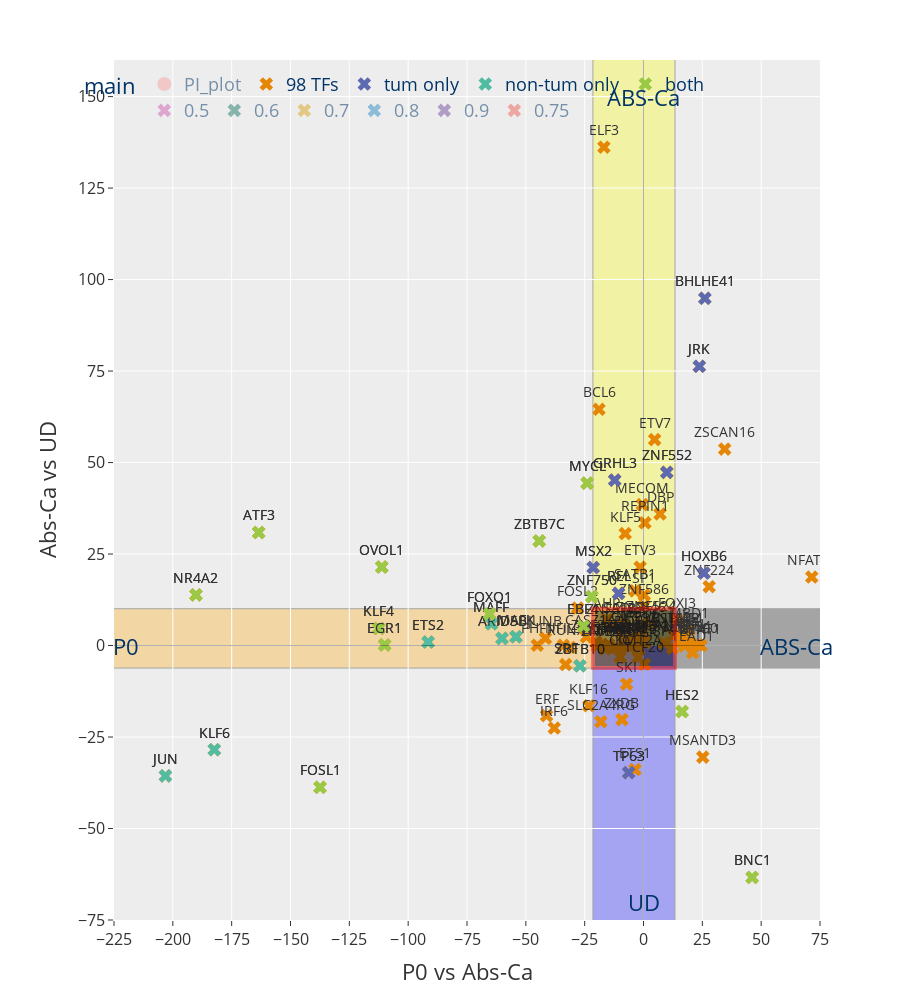

Here is the notebook cell this chart was saved with:
### Code cell
# Example usage:
plot_dea_results(f_absCa_p0, f_absCa_ud, dea_path, sel_tfs, used_markers)

### Figure 1 — Plotly figure (JSON) as saved in the notebook; plotly's stock layout.template omitted (floating-point values rounded to 4 significant figures; data arrays with more than 128 entries replaced by an {"elided": "..."} marker saying what was removed)
{"data": [{"customdata": {"elided": "27270x3 str values"}, "hovertemplate": "main=PI_plot<br>x=%{x}<br>y=%{y}<br>genes=%{customdata[0]}<br>comp_1=%{customdata[1]}<br>comp_2=%{customdata[2]}<extra></extra>", "legendgroup": "PI_plot", "marker": {"color": "#F8766D", "opacity": 0.6, "size": 14, "symbol": "circle"}, "mode": "markers", "name": "PI_plot", "showlegend": true, "type": "scattergl", "visible": "legendonly", "x": {"elided": "27270 float values"}, "xaxis": "x", "y": {"elided": "27270 float values"}, "yaxis": "y"}, {"marker": {"color": ["rgb(229, 134, 6)", "rgb(229, 134, 6)", "rgb(229, 134, 6)", "rgb(229, 134, 6)", "rgb(229, 134, 6)", "rgb(229, 134, 6)", "rgb(229, 134, 6)", "rgb(229, 134, 6)", "rgb(229, 134, 6)", "rgb(229, 134, 6)", "rgb(229, 134, 6)", "rgb(229, 134, 6)", "rgb(229, 134, 6)", "rgb(229, 134, 6)", "rgb(229, 134, 6)", "rgb(229, 134, 6)", "rgb(229, 134, 6)", "rgb(229, 134, 6)", "rgb(229, 134, 6)", "rgb(229, 134, 6)", "rgb(229, 134, 6)", "rgb(229, 134, 6)", "rgb(229, 134, 6)", "rgb(229, 134, 6)", "rgb(229, 134, 6)", "rgb(229, 134, 6)", "rgb(229, 134, 6)", "rgb(229, 134, 6)", "rgb(229, 134, 6)", "rgb(229, 134, 6)", "rgb(229, 134, 6)", "rgb(229, 134, 6)", "rgb(229, 134, 6)", "rgb(229, 134, 6)", "rgb(229, 134, 6)", "rgb(229, 134, 6)", "rgb(229, 134, 6)", "rgb(229, 134, 6)", "rgb(229, 134, 6)", "rgb(229, 134, 6)", "rgb(229, 134, 6)", "rgb(229, 134, 6)", "rgb(229, 134, 6)", "rgb(229, 134, 6)", "rgb(229, 134, 6)", "rgb(229, 134, 6)", "rgb(229, 134, 6)", "rgb(229, 134, 6)", "rgb(229, 134, 6)", "rgb(229, 134, 6)", "rgb(229, 134, 6)", "rgb(229, 134, 6)", "rgb(229, 134, 6)", "rgb(229, 134, 6)", "rgb(229, 134, 6)", "rgb(229, 134, 6)", "rgb(229, 134, 6)", "rgb(229, 134, 6)", "rgb(229, 134, 6)", "rgb(229, 134, 6)", "rgb(229, 134, 6)", "rgb(229, 134, 6)", "rgb(229, 134, 6)", "rgb(229, 134, 6)", "rgb(229, 134, 6)", "rgb(229, 134, 6)", "rgb(229, 134, 6)", "rgb(229, 134, 6)", "rgb(229, 134, 6)", "rgb(229, 134, 6)", "rgb(229, 134, 6)", "rgb(229, 134, 6)", "rgb(229, 134, 6)", "rgb(229, 134, 6)", "rgb(229, 134, 6)", "rgb(229, 134, 6)", "rgb(229, 134, 6)", "rgb(229, 134, 6)", "rgb(229, 134, 6)", "rgb(229, 134, 6)", "rgb(229, 134, 6)", "rgb(229, 134, 6)", "rgb(229, 134, 6)", "rgb(229, 134, 6)", "rgb(229, 134, 6)", "rgb(229, 134, 6)", "rgb(229, 134, 6)", "rgb(229, 134, 6)", "rgb(229, 134, 6)", "rgb(229, 134, 6)", "rgb(229, 134, 6)", "rgb(229, 134, 6)", "rgb(229, 134, 6)", "rgb(229, 134, 6)", "rgb(229, 134, 6)", "rgb(229, 134, 6)", "rgb(229, 134, 6)", "rgb(229, 134, 6)"], "opacity": 1, "size": 12, "symbol": "x"}, "mode": "markers+text", "name": "98 TFs", "opacity": 1, "showlegend": true, "text": ["BCL6", "ELF3", "BNC1", "JRK", "BHLHE41", "ZSCAN16", "ETS1", "MSANTD3", "MYCL", "REPIN1", "MECOM", "KLF5", "ETV7", "FOSL1", "GRHL3", "KLF6", "ERF", "ZNF552", "KLF16", "JUN", "TP63", "IRF6", "ZXDB", "ZBTB7C", "DBP", "NR4A2", "ZNF224", "MSX2", "ETV3", "SP1", "SLC2A4RG", "SKI", "ATF3", "SATB1", "OVOL1", "REL", "NFATC4", "SRF", "FOSL2", "TCF20", "ZNF586", "HOXB6", "HES2", "ZBTB10", "FOXJ3", "KMT2A", "ZNF750", "CIC", "ZNF513", "FOXQ1", "ZNF524", "SAFB2", "MBD1", "ZNF211", "TEAD1", "AHR", "ZNF335", "ZNF609", "ANKZF1", "LCOR", "ZNF846", "TMF1", "MAFF", "ELK4", "POGK", "KLF4", "EBF4", "ZBTB4", "ATMIN", "TGIF1", "MBD6", "DOT1L", "HIVEP1", "SPEN", "ELF4", "MAFG", "ARID5B", "STAT2", "MAFK", "CASZ1", "ZNF276", "JUNB", "FBXL19", "RUNX1", "ETS2", "SP110", "ZBTB21", "IRF9", "PLSCR1", "IRF7", "HIVEP2", "TRERF1", "NFAT5", "SP100", "PHF1", "EGR1", "NFIL3", "STAT1"], "textposition": "top center", "type": "scatter", "x": [-18.9, -16.82, 46.17, 23.72, 26.07, 34.49, -3.61, 25.19, -23.94, 0.6057, -0.4826, -7.767, 4.728, -137.4, -12.23, -182.4, -41.19, 9.903, -23.22, -203.1, -6.31, -37.91, -9.147, -44.32, 7.042, -190.2, 27.89, -21.37, -1.436, 0.3167, -18.14, -7.16, -163.5, -3.572, -111.2, -10.6, 71.5, -33.08, -27.97, 0.3803, 0.2564, 25.71, 16.4, -27.01, 14.25, -2.294, -21.93, -9.913, -13.67, -65.44, 3.134, -8.489, 19.37, -4.287, 20.89, -15.5, -16.08, 12.85, 15.34, -0.502, -0.8812, 17.98, -64.6, -6.171, -1.966, -112.4, -25.52, 19.69, 17.5, -9.181, -1.431, -3.311, -16.52, -7.97, -19.58, -11.6, -60.12, 15.63, -54.19, -24.26, -20.15, -41.66, 8.756, -31.2, -91.53, 12.34, -14.84, 16.75, 0.5389, 0.4344, -7.357, -7.78, -3.046, 23.07, -45.13, -110.0, -34.04, 24.43], "y": [64.54, 136.2, -63.38, 76.29, 94.88, 53.68, -33.89, -30.5, 44.38, 33.53, 38.51, 30.59, 56.27, -38.73, 45.2, -28.47, -19.16, 47.31, -16.46, -35.62, -34.74, -22.56, -20.24, 28.58, 35.95, 13.85, 16.07, 21.3, 21.4, 13.81, -20.82, -10.56, 30.89, 14.93, 21.46, 14.25, 18.71, -5.204, 10.25, -5.11, 10.89, 19.81, -18.05, -5.546, 7.035, -3.199, 13.37, -3.102, 5.234, 8.64, 6.077, 5.689, 4.307, 3.326, -1.913, 7.028, -0.7778, 2.749, 1.309, 2.75, 5.791, 2.795, 5.949, -0.155, -0.9161, 4.661, 5.278, 0.795, -0.1016, 3.357, 4.255, 2.093, -0.7947, 0.4238, -0.1889, -0.4382, 1.952, 2.827, 2.397, 2.351, 0.951, 1.991, 0.6615, -0.5348, 0.9498, -0.7125, 0.3578, 0.9781, 0.928, 0.7955, 0.02919, 0.2491, -0.03598, 0.209, 0.0829, 0.1647, 0.06072, 0.009286]}, {"marker": {"color": ["rgb(93, 105, 177)", "rgb(93, 105, 177)", "rgb(93, 105, 177)", "rgb(93, 105, 177)", "rgb(93, 105, 177)", "rgb(93, 105, 177)", "rgb(93, 105, 177)", "rgb(93, 105, 177)"], "opacity": 1, "size": 12, "symbol": "x"}, "mode": "markers+text", "name": "tum only", "opacity": 1, "showlegend": true, "text": ["JRK", "BHLHE41", "GRHL3", "ZNF552", "TP63", "MSX2", "REL", "HOXB6"], "textposition": "top center", "type": "scatter", "x": [23.72, 26.07, -12.23, 9.903, -6.31, -21.37, -10.6, 25.71], "y": [76.29, 94.88, 45.2, 47.31, -34.74, 21.3, 14.25, 19.81]}, {"marker": {"color": ["rgb(82, 188, 163)", "rgb(82, 188, 163)", "rgb(82, 188, 163)", "rgb(82, 188, 163)", "rgb(82, 188, 163)", "rgb(82, 188, 163)", "rgb(82, 188, 163)"], "opacity": 1, "size": 12, "symbol": "x"}, "mode": "markers+text", "name": "non-tum only", "opacity": 1, "showlegend": true, "text": ["KLF6", "JUN", "ZBTB10", "MAFF", "ARID5B", "MAFK", "ETS2"], "textposition": "top center", "type": "scatter", "x": [-182.4, -203.1, -27.01, -64.6, -60.12, -54.19, -91.53], "y": [-28.47, -35.62, -5.546, 5.949, 1.952, 2.397, 0.9498]}, {"marker": {"color": ["rgb(153, 201, 69)", "rgb(153, 201, 69)", "rgb(153, 201, 69)", "rgb(153, 201, 69)", "rgb(153, 201, 69)", "rgb(153, 201, 69)", "rgb(153, 201, 69)", "rgb(153, 201, 69)", "rgb(153, 201, 69)", "rgb(153, 201, 69)", "rgb(153, 201, 69)", "rgb(153, 201, 69)", "rgb(153, 201, 69)"], "opacity": 1, "size": 12, "symbol": "x"}, "mode": "markers+text", "name": "both", "opacity": 1, "showlegend": true, "text": ["BNC1", "MYCL", "FOSL1", "ZBTB7C", "NR4A2", "ATF3", "OVOL1", "HES2", "ZNF750", "FOXQ1", "KLF4", "EBF4", "EGR1"], "textposition": "top center", "type": "scatter", "x": [46.17, -23.94, -137.4, -44.32, -190.2, -163.5, -111.2, 16.4, -21.93, -65.44, -112.4, -25.52, -110.0], "y": [-63.38, 44.38, -38.73, 28.58, 13.85, 30.89, 21.46, -18.05, 13.37, 8.64, 4.661, 5.278, 0.1647]}, {"marker": {"color": ["rgb(204, 97, 176)", "rgb(204, 97, 176)", "rgb(204, 97, 176)", "rgb(204, 97, 176)", "rgb(204, 97, 176)", "rgb(204, 97, 176)", "rgb(204, 97, 176)", "rgb(204, 97, 176)", "rgb(204, 97, 176)", "rgb(204, 97, 176)", "rgb(204, 97, 176)", "rgb(204, 97, 176)", "rgb(204, 97, 176)", "rgb(204, 97, 176)", "rgb(204, 97, 176)", "rgb(204, 97, 176)", "rgb(204, 97, 176)", "rgb(204, 97, 176)", "rgb(204, 97, 176)", "rgb(204, 97, 176)", "rgb(204, 97, 176)", "rgb(204, 97, 176)", "rgb(204, 97, 176)", "rgb(204, 97, 176)", "rgb(204, 97, 176)", "rgb(204, 97, 176)", "rgb(204, 97, 176)", "rgb(204, 97, 176)", "rgb(204, 97, 176)", "rgb(204, 97, 176)", "rgb(204, 97, 176)", "rgb(204, 97, 176)", "rgb(204, 97, 176)", "rgb(204, 97, 176)", "rgb(204, 97, 176)", "rgb(204, 97, 176)", "rgb(204, 97, 176)", "rgb(204, 97, 176)", "rgb(204, 97, 176)", "rgb(204, 97, 176)", "rgb(204, 97, 176)", "rgb(204, 97, 176)", "rgb(204, 97, 176)", "rgb(204, 97, 176)", "rgb(204, 97, 176)", "rgb(204, 97, 176)", "rgb(204, 97, 176)", "rgb(204, 97, 176)", "rgb(204, 97, 176)", "rgb(204, 97, 176)", "rgb(204, 97, 176)", "rgb(204, 97, 176)", "rgb(204, 97, 176)", "rgb(204, 97, 176)", "rgb(204, 97, 176)", "rgb(204, 97, 176)", "rgb(204, 97, 176)", "rgb(204, 97, 176)", "rgb(204, 97, 176)", "rgb(204, 97, 176)", "rgb(204, 97, 176)", "rgb(204, 97, 176)", "rgb(204, 97, 176)", "rgb(204, 97, 176)", "rgb(204, 97, 176)", "rgb(204, 97, 176)", "rgb(204, 97, 176)", "rgb(204, 97, 176)", "rgb(204, 97, 176)", "rgb(204, 97, 176)", "rgb(204, 97, 176)", "rgb(204, 97, 176)", "rgb(204, 97, 176)", "rgb(204, 97, 176)", "rgb(204, 97, 176)", "rgb(204, 97, 176)", "rgb(204, 97, 176)", "rgb(204, 97, 176)", "rgb(204, 97, 176)", "rgb(204, 97, 176)", "rgb(204, 97, 176)", "rgb(204, 97, 176)", "rgb(204, 97, 176)", "rgb(204, 97, 176)", "rgb(204, 97, 176)", "rgb(204, 97, 176)", "rgb(204, 97, 176)", "rgb(204, 97, 176)", "rgb(204, 97, 176)", "rgb(204, 97, 176)", "rgb(204, 97, 176)", "rgb(204, 97, 176)", "rgb(204, 97, 176)", "rgb(204, 97, 176)"], "opacity": 1, "size": 12, "symbol": "x"}, "mode": "markers+text", "name": "0.5", "opacity": 1, "showlegend": true, "text": ["BCL6", "ELF3", "BNC1", "JRK", "BHLHE41", "ZSCAN16", "ETS1", "MSANTD3", "MYCL", "REPIN1", "MECOM", "KLF5", "ETV7", "FOSL1", "GRHL3", "KLF6", "ERF", "ZNF552", "KLF16", "JUN", "TP63", "IRF6", "ZXDB", "ZBTB7C", "DBP", "NR4A2", "ZNF224", "MSX2", "ETV3", "SP1", "SLC2A4RG", "SKI", "ATF3", "SATB1", "OVOL1", "REL", "NFATC4", "SRF", "FOSL2", "TCF20", "ZNF586", "HOXB6", "HES2", "ZBTB10", "FOXJ3", "KMT2A", "ZNF750", "CIC", "ZNF513", "FOXQ1", "ZNF524", "SAFB2", "MBD1", "ZNF211", "TEAD1", "AHR", "ZNF335", "ZNF609", "ANKZF1", "LCOR", "ZNF846", "TMF1", "MAFF", "ELK4", "POGK", "KLF4", "EBF4", "ZBTB4", "ATMIN", "TGIF1", "MBD6", "DOT1L", "HIVEP1", "SPEN", "ELF4", "MAFG", "ARID5B", "MAFK", "CASZ1", "ZNF276", "JUNB", "FBXL19", "RUNX1", "ETS2", "ZBTB21", "PLSCR1", "HIVEP2", "TRERF1", "NFAT5", "SP100", "PHF1", "EGR1", "NFIL3", "STAT1"], "textposition": "top center", "type": "scatter", "visible": "legendonly", "x": [-18.9, -16.82, 46.17, 23.72, 26.07, 34.49, -3.61, 25.19, -23.94, 0.6057, -0.4826, -7.767, 4.728, -137.4, -12.23, -182.4, -41.19, 9.903, -23.22, -203.1, -6.31, -37.91, -9.147, -44.32, 7.042, -190.2, 27.89, -21.37, -1.436, 0.3167, -18.14, -7.16, -163.5, -3.572, -111.2, -10.6, 71.5, -33.08, -27.97, 0.3803, 0.2564, 25.71, 16.4, -27.01, 14.25, -2.294, -21.93, -9.913, -13.67, -65.44, 3.134, -8.489, 19.37, -4.287, 20.89, -15.5, -16.08, 12.85, 15.34, -0.502, -0.8812, 17.98, -64.6, -6.171, -1.966, -112.4, -25.52, 19.69, 17.5, -9.181, -1.431, -3.311, -16.52, -7.97, -19.58, -11.6, -60.12, -54.19, -24.26, -20.15, -41.66, 8.756, -31.2, -91.53, -14.84, 0.5389, -7.357, -7.78, -3.046, 23.07, -45.13, -110.0, -34.04, 24.43], "y": [64.54, 136.2, -63.38, 76.29, 94.88, 53.68, -33.89, -30.5, 44.38, 33.53, 38.51, 30.59, 56.27, -38.73, 45.2, -28.47, -19.16, 47.31, -16.46, -35.62, -34.74, -22.56, -20.24, 28.58, 35.95, 13.85, 16.07, 21.3, 21.4, 13.81, -20.82, -10.56, 30.89, 14.93, 21.46, 14.25, 18.71, -5.204, 10.25, -5.11, 10.89, 19.81, -18.05, -5.546, 7.035, -3.199, 13.37, -3.102, 5.234, 8.64, 6.077, 5.689, 4.307, 3.326, -1.913, 7.028, -0.7778, 2.749, 1.309, 2.75, 5.791, 2.795, 5.949, -0.155, -0.9161, 4.661, 5.278, 0.795, -0.1016, 3.357, 4.255, 2.093, -0.7947, 0.4238, -0.1889, -0.4382, 1.952, 2.397, 2.351, 0.951, 1.991, 0.6615, -0.5348, 0.9498, 0.3578, 0.928, 0.02919, 0.2491, -0.03598, 0.209, 0.0829, 0.1647, 0.06072, 0.009286]}, {"marker": {"color": ["rgb(36, 121, 108)", "rgb(36, 121, 108)", "rgb(36, 121, 108)", "rgb(36, 121, 108)", "rgb(36, 121, 108)", "rgb(36, 121, 108)", "rgb(36, 121, 108)", "rgb(36, 121, 108)", "rgb(36, 121, 108)", "rgb(36, 121, 108)", "rgb(36, 121, 108)", "rgb(36, 121, 108)", "rgb(36, 121, 108)", "rgb(36, 121, 108)", "rgb(36, 121, 108)", "rgb(36, 121, 108)", "rgb(36, 121, 108)", "rgb(36, 121, 108)", "rgb(36, 121, 108)", "rgb(36, 121, 108)", "rgb(36, 121, 108)", "rgb(36, 121, 108)", "rgb(36, 121, 108)", "rgb(36, 121, 108)", "rgb(36, 121, 108)", "rgb(36, 121, 108)", "rgb(36, 121, 108)", "rgb(36, 121, 108)", "rgb(36, 121, 108)", "rgb(36, 121, 108)", "rgb(36, 121, 108)", "rgb(36, 121, 108)", "rgb(36, 121, 108)", "rgb(36, 121, 108)", "rgb(36, 121, 108)", "rgb(36, 121, 108)", "rgb(36, 121, 108)", "rgb(36, 121, 108)", "rgb(36, 121, 108)", "rgb(36, 121, 108)", "rgb(36, 121, 108)", "rgb(36, 121, 108)", "rgb(36, 121, 108)", "rgb(36, 121, 108)", "rgb(36, 121, 108)", "rgb(36, 121, 108)", "rgb(36, 121, 108)", "rgb(36, 121, 108)", "rgb(36, 121, 108)", "rgb(36, 121, 108)", "rgb(36, 121, 108)", "rgb(36, 121, 108)", "rgb(36, 121, 108)", "rgb(36, 121, 108)", "rgb(36, 121, 108)", "rgb(36, 121, 108)", "rgb(36, 121, 108)", "rgb(36, 121, 108)", "rgb(36, 121, 108)", "rgb(36, 121, 108)", "rgb(36, 121, 108)", "rgb(36, 121, 108)", "rgb(36, 121, 108)", "rgb(36, 121, 108)", "rgb(36, 121, 108)", "rgb(36, 121, 108)", "rgb(36, 121, 108)", "rgb(36, 121, 108)", "rgb(36, 121, 108)", "rgb(36, 121, 108)", "rgb(36, 121, 108)", "rgb(36, 121, 108)", "rgb(36, 121, 108)", "rgb(36, 121, 108)", "rgb(36, 121, 108)", "rgb(36, 121, 108)", "rgb(36, 121, 108)", "rgb(36, 121, 108)", "rgb(36, 121, 108)", "rgb(36, 121, 108)", "rgb(36, 121, 108)", "rgb(36, 121, 108)", "rgb(36, 121, 108)", "rgb(36, 121, 108)", "rgb(36, 121, 108)", "rgb(36, 121, 108)", "rgb(36, 121, 108)", "rgb(36, 121, 108)", "rgb(36, 121, 108)", "rgb(36, 121, 108)", "rgb(36, 121, 108)"], "opacity": 1, "size": 12, "symbol": "x"}, "mode": "markers+text", "name": "0.6", "opacity": 1, "showlegend": true, "text": ["BCL6", "ELF3", "BNC1", "JRK", "BHLHE41", "ZSCAN16", "ETS1", "MSANTD3", "MYCL", "REPIN1", "MECOM", "KLF5", "ETV7", "FOSL1", "GRHL3", "KLF6", "ERF", "ZNF552", "KLF16", "JUN", "TP63", "IRF6", "ZXDB", "ZBTB7C", "DBP", "NR4A2", "ZNF224", "MSX2", "ETV3", "SP1", "SLC2A4RG", "SKI", "ATF3", "SATB1", "OVOL1", "REL", "NFATC4", "SRF", "FOSL2", "TCF20", "HOXB6", "HES2", "ZBTB10", "FOXJ3", "KMT2A", "ZNF750", "CIC", "ZNF513", "FOXQ1", "ZNF524", "SAFB2", "MBD1", "ZNF211", "TEAD1", "AHR", "ZNF335", "ZNF609", "ANKZF1", "LCOR", "ZNF846", "TMF1", "MAFF", "ELK4", "POGK", "KLF4", "EBF4", "ZBTB4", "ATMIN", "TGIF1", "MBD6", "DOT1L", "HIVEP1", "SPEN", "ELF4", "ARID5B", "MAFK", "CASZ1", "ZNF276", "JUNB", "FBXL19", "RUNX1", "ETS2", "ZBTB21", "PLSCR1", "HIVEP2", "TRERF1", "NFAT5", "SP100", "PHF1", "NFIL3", "STAT1"], "textposition": "top center", "type": "scatter", "visible": "legendonly", "x": [-18.9, -16.82, 46.17, 23.72, 26.07, 34.49, -3.61, 25.19, -23.94, 0.6057, -0.4826, -7.767, 4.728, -137.4, -12.23, -182.4, -41.19, 9.903, -23.22, -203.1, -6.31, -37.91, -9.147, -44.32, 7.042, -190.2, 27.89, -21.37, -1.436, 0.3167, -18.14, -7.16, -163.5, -3.572, -111.2, -10.6, 71.5, -33.08, -27.97, 0.3803, 25.71, 16.4, -27.01, 14.25, -2.294, -21.93, -9.913, -13.67, -65.44, 3.134, -8.489, 19.37, -4.287, 20.89, -15.5, -16.08, 12.85, 15.34, -0.502, -0.8812, 17.98, -64.6, -6.171, -1.966, -112.4, -25.52, 19.69, 17.5, -9.181, -1.431, -3.311, -16.52, -7.97, -19.58, -60.12, -54.19, -24.26, -20.15, -41.66, 8.756, -31.2, -91.53, -14.84, 0.5389, -7.357, -7.78, -3.046, 23.07, -45.13, -34.04, 24.43], "y": [64.54, 136.2, -63.38, 76.29, 94.88, 53.68, -33.89, -30.5, 44.38, 33.53, 38.51, 30.59, 56.27, -38.73, 45.2, -28.47, -19.16, 47.31, -16.46, -35.62, -34.74, -22.56, -20.24, 28.58, 35.95, 13.85, 16.07, 21.3, 21.4, 13.81, -20.82, -10.56, 30.89, 14.93, 21.46, 14.25, 18.71, -5.204, 10.25, -5.11, 19.81, -18.05, -5.546, 7.035, -3.199, 13.37, -3.102, 5.234, 8.64, 6.077, 5.689, 4.307, 3.326, -1.913, 7.028, -0.7778, 2.749, 1.309, 2.75, 5.791, 2.795, 5.949, -0.155, -0.9161, 4.661, 5.278, 0.795, -0.1016, 3.357, 4.255, 2.093, -0.7947, 0.4238, -0.1889, 1.952, 2.397, 2.351, 0.951, 1.991, 0.6615, -0.5348, 0.9498, 0.3578, 0.928, 0.02919, 0.2491, -0.03598, 0.209, 0.0829, 0.06072, 0.009286]}, {"marker": {"color": ["rgb(218, 165, 27)", "rgb(218, 165, 27)", "rgb(218, 165, 27)", "rgb(218, 165, 27)", "rgb(218, 165, 27)", "rgb(218, 165, 27)", "rgb(218, 165, 27)", "rgb(218, 165, 27)", "rgb(218, 165, 27)", "rgb(218, 165, 27)", "rgb(218, 165, 27)", "rgb(218, 165, 27)", "rgb(218, 165, 27)", "rgb(218, 165, 27)", "rgb(218, 165, 27)", "rgb(218, 165, 27)", "rgb(218, 165, 27)", "rgb(218, 165, 27)", "rgb(218, 165, 27)", "rgb(218, 165, 27)", "rgb(218, 165, 27)", "rgb(218, 165, 27)", "rgb(218, 165, 27)", "rgb(218, 165, 27)", "rgb(218, 165, 27)", "rgb(218, 165, 27)", "rgb(218, 165, 27)", "rgb(218, 165, 27)", "rgb(218, 165, 27)", "rgb(218, 165, 27)", "rgb(218, 165, 27)", "rgb(218, 165, 27)", "rgb(218, 165, 27)", "rgb(218, 165, 27)", "rgb(218, 165, 27)", "rgb(218, 165, 27)", "rgb(218, 165, 27)", "rgb(218, 165, 27)", "rgb(218, 165, 27)", "rgb(218, 165, 27)", "rgb(218, 165, 27)", "rgb(218, 165, 27)", "rgb(218, 165, 27)", "rgb(218, 165, 27)", "rgb(218, 165, 27)", "rgb(218, 165, 27)", "rgb(218, 165, 27)", "rgb(218, 165, 27)", "rgb(218, 165, 27)", "rgb(218, 165, 27)", "rgb(218, 165, 27)", "rgb(218, 165, 27)", "rgb(218, 165, 27)", "rgb(218, 165, 27)", "rgb(218, 165, 27)", "rgb(218, 165, 27)", "rgb(218, 165, 27)", "rgb(218, 165, 27)", "rgb(218, 165, 27)", "rgb(218, 165, 27)", "rgb(218, 165, 27)", "rgb(218, 165, 27)", "rgb(218, 165, 27)", "rgb(218, 165, 27)", "rgb(218, 165, 27)", "rgb(218, 165, 27)", "rgb(218, 165, 27)", "rgb(218, 165, 27)", "rgb(218, 165, 27)", "rgb(218, 165, 27)", "rgb(218, 165, 27)", "rgb(218, 165, 27)", "rgb(218, 165, 27)", "rgb(218, 165, 27)"], "opacity": 1, "size": 12, "symbol": "x"}, "mode": "markers+text", "name": "0.7", "opacity": 1, "showlegend": true, "text": ["BCL6", "ELF3", "BNC1", "BHLHE41", "ETS1", "MYCL", "REPIN1", "MECOM", "KLF5", "ETV7", "FOSL1", "KLF6", "ERF", "ZNF552", "KLF16", "JUN", "TP63", "IRF6", "ZXDB", "ZBTB7C", "DBP", "NR4A2", "ZNF224", "MSX2", "ETV3", "SP1", "SLC2A4RG", "SKI", "ATF3", "SATB1", "REL", "NFATC4", "SRF", "FOSL2", "HES2", "ZBTB10", "FOXJ3", "KMT2A", "ZNF750", "CIC", "ZNF513", "FOXQ1", "ZNF524", "SAFB2", "MBD1", "ZNF211", "AHR", "ZNF335", "ZNF609", "LCOR", "ZNF846", "TMF1", "MAFF", "ELK4", "EBF4", "ZBTB4", "TGIF1", "DOT1L", "SPEN", "ELF4", "ARID5B", "MAFK", "CASZ1", "ZNF276", "JUNB", "FBXL19", "RUNX1", "ETS2", "ZBTB21", "HIVEP2", "TRERF1", "NFAT5", "SP100", "PHF1"], "textposition": "top center", "type": "scatter", "visible": "legendonly", "x": [-18.9, -16.82, 46.17, 26.07, -3.61, -23.94, 0.6057, -0.4826, -7.767, 4.728, -137.4, -182.4, -41.19, 9.903, -23.22, -203.1, -6.31, -37.91, -9.147, -44.32, 7.042, -190.2, 27.89, -21.37, -1.436, 0.3167, -18.14, -7.16, -163.5, -3.572, -10.6, 71.5, -33.08, -27.97, 16.4, -27.01, 14.25, -2.294, -21.93, -9.913, -13.67, -65.44, 3.134, -8.489, 19.37, -4.287, -15.5, -16.08, 12.85, -0.502, -0.8812, 17.98, -64.6, -6.171, -25.52, 19.69, -9.181, -3.311, -7.97, -19.58, -60.12, -54.19, -24.26, -20.15, -41.66, 8.756, -31.2, -91.53, -14.84, -7.357, -7.78, -3.046, 23.07, -45.13], "y": [64.54, 136.2, -63.38, 94.88, -33.89, 44.38, 33.53, 38.51, 30.59, 56.27, -38.73, -28.47, -19.16, 47.31, -16.46, -35.62, -34.74, -22.56, -20.24, 28.58, 35.95, 13.85, 16.07, 21.3, 21.4, 13.81, -20.82, -10.56, 30.89, 14.93, 14.25, 18.71, -5.204, 10.25, -18.05, -5.546, 7.035, -3.199, 13.37, -3.102, 5.234, 8.64, 6.077, 5.689, 4.307, 3.326, 7.028, -0.7778, 2.749, 2.75, 5.791, 2.795, 5.949, -0.155, 5.278, 0.795, 3.357, 2.093, 0.4238, -0.1889, 1.952, 2.397, 2.351, 0.951, 1.991, 0.6615, -0.5348, 0.9498, 0.3578, 0.02919, 0.2491, -0.03598, 0.209, 0.0829]}, {"marker": {"color": ["rgb(47, 138, 196)", "rgb(47, 138, 196)", "rgb(47, 138, 196)", "rgb(47, 138, 196)", "rgb(47, 138, 196)", "rgb(47, 138, 196)", "rgb(47, 138, 196)", "rgb(47, 138, 196)", "rgb(47, 138, 196)", "rgb(47, 138, 196)", "rgb(47, 138, 196)", "rgb(47, 138, 196)", "rgb(47, 138, 196)", "rgb(47, 138, 196)", "rgb(47, 138, 196)", "rgb(47, 138, 196)", "rgb(47, 138, 196)", "rgb(47, 138, 196)", "rgb(47, 138, 196)", "rgb(47, 138, 196)", "rgb(47, 138, 196)", "rgb(47, 138, 196)", "rgb(47, 138, 196)", "rgb(47, 138, 196)", "rgb(47, 138, 196)", "rgb(47, 138, 196)", "rgb(47, 138, 196)", "rgb(47, 138, 196)", "rgb(47, 138, 196)", "rgb(47, 138, 196)", "rgb(47, 138, 196)", "rgb(47, 138, 196)", "rgb(47, 138, 196)", "rgb(47, 138, 196)", "rgb(47, 138, 196)", "rgb(47, 138, 196)", "rgb(47, 138, 196)", "rgb(47, 138, 196)", "rgb(47, 138, 196)", "rgb(47, 138, 196)", "rgb(47, 138, 196)", "rgb(47, 138, 196)", "rgb(47, 138, 196)", "rgb(47, 138, 196)", "rgb(47, 138, 196)", "rgb(47, 138, 196)", "rgb(47, 138, 196)", "rgb(47, 138, 196)"], "opacity": 1, "size": 12, "symbol": "x"}, "mode": "markers+text", "name": "0.8", "opacity": 1, "showlegend": true, "text": ["BCL6", "ELF3", "BNC1", "BHLHE41", "MYCL", "REPIN1", "MECOM", "FOSL1", "KLF6", "ERF", "ZNF552", "KLF16", "JUN", "IRF6", "NR4A2", "ZNF224", "MSX2", "SP1", "SLC2A4RG", "SKI", "ATF3", "SATB1", "REL", "SRF", "HES2", "ZBTB10", "KMT2A", "CIC", "ZNF513", "SAFB2", "MBD1", "AHR", "ZNF335", "ZNF609", "MAFF", "ELK4", "EBF4", "ZBTB4", "DOT1L", "SPEN", "ELF4", "ARID5B", "MAFK", "CASZ1", "ZNF276", "JUNB", "TRERF1", "NFAT5"], "textposition": "top center", "type": "scatter", "visible": "legendonly", "x": [-18.9, -16.82, 46.17, 26.07, -23.94, 0.6057, -0.4826, -137.4, -182.4, -41.19, 9.903, -23.22, -203.1, -37.91, -190.2, 27.89, -21.37, 0.3167, -18.14, -7.16, -163.5, -3.572, -10.6, -33.08, 16.4, -27.01, -2.294, -9.913, -13.67, -8.489, 19.37, -15.5, -16.08, 12.85, -64.6, -6.171, -25.52, 19.69, -3.311, -7.97, -19.58, -60.12, -54.19, -24.26, -20.15, -41.66, -7.78, -3.046], "y": [64.54, 136.2, -63.38, 94.88, 44.38, 33.53, 38.51, -38.73, -28.47, -19.16, 47.31, -16.46, -35.62, -22.56, 13.85, 16.07, 21.3, 13.81, -20.82, -10.56, 30.89, 14.93, 14.25, -5.204, -18.05, -5.546, -3.199, -3.102, 5.234, 5.689, 4.307, 7.028, -0.7778, 2.749, 5.949, -0.155, 5.278, 0.795, 2.093, 0.4238, -0.1889, 1.952, 2.397, 2.351, 0.951, 1.991, 0.2491, -0.03598]}, {"marker": {"color": ["rgb(118, 78, 159)", "rgb(118, 78, 159)", "rgb(118, 78, 159)", "rgb(118, 78, 159)", "rgb(118, 78, 159)", "rgb(118, 78, 159)", "rgb(118, 78, 159)", "rgb(118, 78, 159)", "rgb(118, 78, 159)", "rgb(118, 78, 159)", "rgb(118, 78, 159)", "rgb(118, 78, 159)", "rgb(118, 78, 159)", "rgb(118, 78, 159)", "rgb(118, 78, 159)"], "opacity": 1, "size": 12, "symbol": "x"}, "mode": "markers+text", "name": "0.9", "opacity": 1, "showlegend": true, "text": ["BCL6", "ELF3", "BNC1", "BHLHE41", "MYCL", "KLF6", "ZNF552", "JUN", "IRF6", "MSX2", "ATF3", "SRF", "ZNF513", "SAFB2", "ZBTB4"], "textposition": "top center", "type": "scatter", "visible": "legendonly", "x": [-18.9, -16.82, 46.17, 26.07, -23.94, -182.4, 9.903, -203.1, -37.91, -21.37, -163.5, -33.08, -13.67, -8.489, 19.69], "y": [64.54, 136.2, -63.38, 94.88, 44.38, -28.47, 47.31, -35.62, -22.56, 21.3, 30.89, -5.204, 5.234, 5.689, 0.795]}, {"marker": {"color": ["rgb(237, 100, 90)", "rgb(237, 100, 90)", "rgb(237, 100, 90)", "rgb(237, 100, 90)", "rgb(237, 100, 90)", "rgb(237, 100, 90)", "rgb(237, 100, 90)", "rgb(237, 100, 90)", "rgb(237, 100, 90)", "rgb(237, 100, 90)", "rgb(237, 100, 90)", "rgb(237, 100, 90)", "rgb(237, 100, 90)", "rgb(237, 100, 90)", "rgb(237, 100, 90)", "rgb(237, 100, 90)", "rgb(237, 100, 90)", "rgb(237, 100, 90)", "rgb(237, 100, 90)", "rgb(237, 100, 90)", "rgb(237, 100, 90)", "rgb(237, 100, 90)", "rgb(237, 100, 90)", "rgb(237, 100, 90)", "rgb(237, 100, 90)", "rgb(237, 100, 90)", "rgb(237, 100, 90)", "rgb(237, 100, 90)", "rgb(237, 100, 90)", "rgb(237, 100, 90)", "rgb(237, 100, 90)", "rgb(237, 100, 90)", "rgb(237, 100, 90)", "rgb(237, 100, 90)", "rgb(237, 100, 90)", "rgb(237, 100, 90)", "rgb(237, 100, 90)", "rgb(237, 100, 90)", "rgb(237, 100, 90)", "rgb(237, 100, 90)", "rgb(237, 100, 90)", "rgb(237, 100, 90)", "rgb(237, 100, 90)", "rgb(237, 100, 90)", "rgb(237, 100, 90)", "rgb(237, 100, 90)", "rgb(237, 100, 90)", "rgb(237, 100, 90)", "rgb(237, 100, 90)", "rgb(237, 100, 90)", "rgb(237, 100, 90)", "rgb(237, 100, 90)", "rgb(237, 100, 90)", "rgb(237, 100, 90)", "rgb(237, 100, 90)", "rgb(237, 100, 90)", "rgb(237, 100, 90)", "rgb(237, 100, 90)", "rgb(237, 100, 90)", "rgb(237, 100, 90)"], "opacity": 1, "size": 12, "symbol": "x"}, "mode": "markers+text", "name": "0.75", "opacity": 1, "showlegend": true, "text": ["BCL6", "ELF3", "BNC1", "BHLHE41", "ETS1", "MYCL", "REPIN1", "MECOM", "ETV7", "FOSL1", "KLF6", "ERF", "ZNF552", "KLF16", "JUN", "IRF6", "ZXDB", "DBP", "NR4A2", "ZNF224", "MSX2", "SP1", "SLC2A4RG", "SKI", "ATF3", "SATB1", "REL", "SRF", "HES2", "ZBTB10", "KMT2A", "CIC", "ZNF513", "ZNF524", "SAFB2", "MBD1", "ZNF211", "AHR", "ZNF335", "ZNF609", "LCOR", "ZNF846", "MAFF", "ELK4", "EBF4", "ZBTB4", "TGIF1", "DOT1L", "SPEN", "ELF4", "ARID5B", "MAFK", "CASZ1", "ZNF276", "JUNB", "FBXL19", "HIVEP2", "TRERF1", "NFAT5", "SP100"], "textposition": "top center", "type": "scatter", "visible": "legendonly", "x": [-18.9, -16.82, 46.17, 26.07, -3.61, -23.94, 0.6057, -0.4826, 4.728, -137.4, -182.4, -41.19, 9.903, -23.22, -203.1, -37.91, -9.147, 7.042, -190.2, 27.89, -21.37, 0.3167, -18.14, -7.16, -163.5, -3.572, -10.6, -33.08, 16.4, -27.01, -2.294, -9.913, -13.67, 3.134, -8.489, 19.37, -4.287, -15.5, -16.08, 12.85, -0.502, -0.8812, -64.6, -6.171, -25.52, 19.69, -9.181, -3.311, -7.97, -19.58, -60.12, -54.19, -24.26, -20.15, -41.66, 8.756, -7.357, -7.78, -3.046, 23.07], "y": [64.54, 136.2, -63.38, 94.88, -33.89, 44.38, 33.53, 38.51, 56.27, -38.73, -28.47, -19.16, 47.31, -16.46, -35.62, -22.56, -20.24, 35.95, 13.85, 16.07, 21.3, 13.81, -20.82, -10.56, 30.89, 14.93, 14.25, -5.204, -18.05, -5.546, -3.199, -3.102, 5.234, 6.077, 5.689, 4.307, 3.326, 7.028, -0.7778, 2.749, 2.75, 5.791, 5.949, -0.155, 5.278, 0.795, 3.357, 2.093, 0.4238, -0.1889, 1.952, 2.397, 2.351, 0.951, 1.991, 0.6615, 0.02919, 0.2491, -0.03598, 0.209]}, {"marker": {"line": {"color": "lightskyblue", "width": 4}, "size": 15, "symbol": "x-thin"}, "mode": "markers+text", "showlegend": false, "text": ["Ref point"], "textposition": "bottom center", "type": "scatter", "x": [267.8], "y": [201.2]}], "layout": {"annotations": [{"font": {"color": "#003366", "size": 22}, "showarrow": false, "text": "ABS-Ca", "x": 0, "y": 150}, {"font": {"color": "#003366", "size": 22}, "showarrow": false, "text": "UD", "x": 0, "y": -70}, {"font": {"color": "#003366", "size": 22}, "showarrow": false, "text": "P0", "x": -220, "y": 0}, {"font": {"color": "#003366", "size": 22}, "showarrow": false, "text": "ABS-Ca", "x": 65, "y": 0}], "font": {"size": 14}, "height": 1000, "legend": {"bgcolor": "rgba(0,0,0,0)", "font": {"color": "#003366", "size": 18}, "orientation": "h", "title": {"text": "main"}, "tracegroupgap": 0, "x": 0.3, "xanchor": "center", "y": 0.92, "yanchor": "bottom"}, "margin": {"t": 60}, "shapes": [{"line": {"color": "Black", "width": 1}, "type": "line", "x0": -645.0, "x1": 401.7, "xref": "x", "y0": 0, "y1": 0, "yref": "y"}, {"line": {"color": "Black", "width": 1}, "type": "line", "x0": 0, "x1": 0, "xref": "x", "y0": -184.9, "y1": 301.8, "yref": "y"}, {"line": {"color": "red", "width": 4}, "opacity": 0.4, "type": "rect", "x0": -21.5, "x1": 13.39, "xref": "x", "y0": -6.163, "y1": 10.06, "yref": "y"}, {"fillcolor": "yellow", "layer": "below", "line": {"color": "black", "width": 1}, "type": "rect", "x0": -21.5, "x1": 13.39, "y0": 0, "y1": 251.2}, {"layer": "below", "line": {"color": "black", "width": 1}, "type": "rect", "x0": 0, "x1": 317.8, "y0": -6.163, "y1": 10.06}, {"fillcolor": "blue", "layer": "below", "line": {"color": "black", "width": 1}, "type": "rect", "x0": -21.5, "x1": 13.39, "y0": -123.3, "y1": 0}, {"fillcolor": "orange", "layer": "below", "line": {"color": "black", "width": 1}, "type": "rect", "x0": -430.0, "x1": 0, "y0": -6.163, "y1": 10.06}], "xaxis": {"anchor": "y", "domain": [0, 1], "dtick": 25, "range": [-225, 75], "tick0": 0, "tickfont": {"size": 16}, "tickmode": "linear", "title": {"font": {"size": 22}, "text": "P0 vs Abs-Ca"}}, "yaxis": {"anchor": "x", "domain": [0, 1], "dtick": 25, "range": [-75, 160], "tick0": 0, "tickfont": {"size": 16}, "tickmode": "linear", "title": {"font": {"size": 22}, "text": "Abs-Ca vs UD"}}}}
